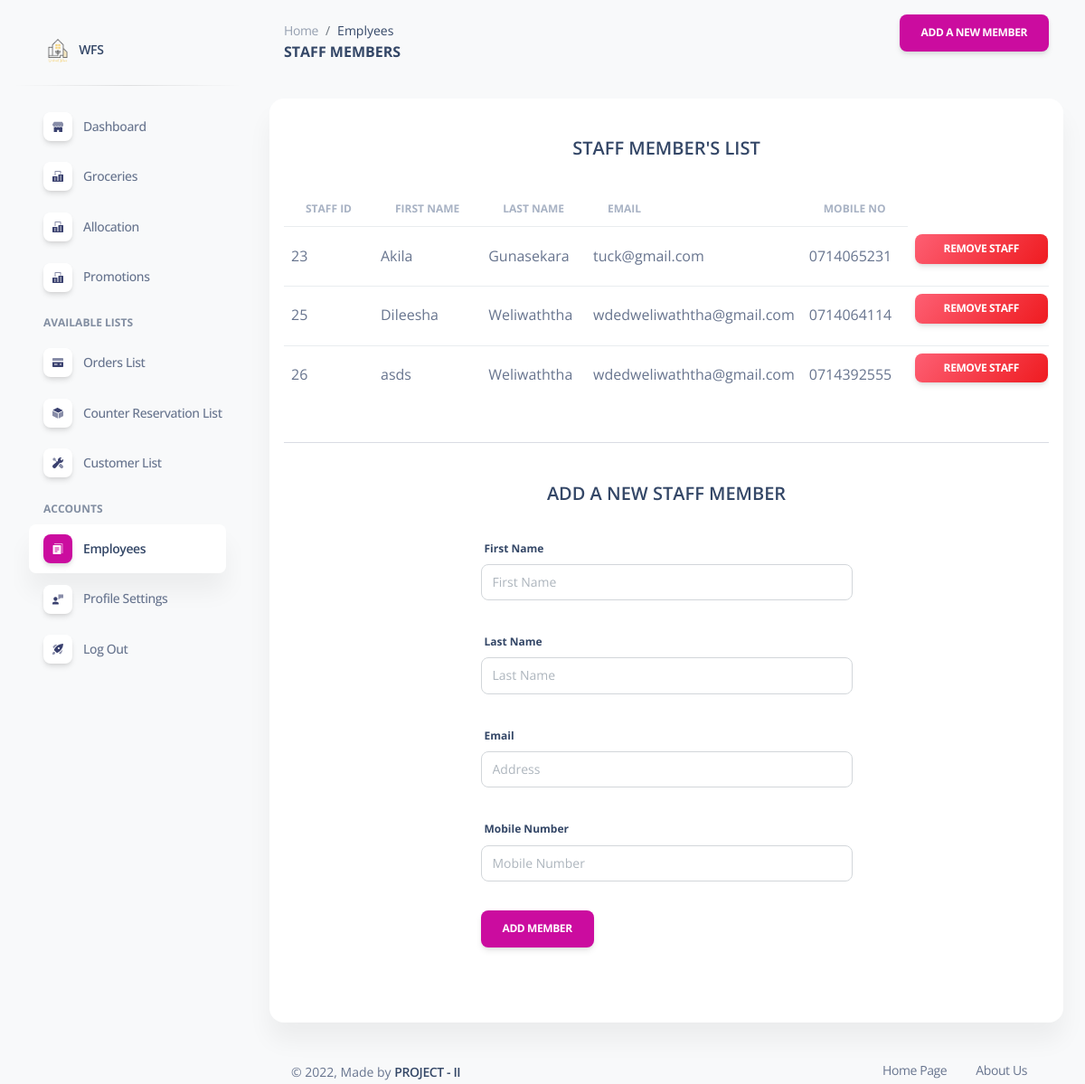
Screenshot of /admin/employees.php (signed in) with the database file from the repository.
### tables this page shows
CREATE TABLE `staff` (
  `StaffID` int(15) NOT NULL,
  `firstname` varchar(25) NOT NULL,
  `lastname` varchar(25) NOT NULL,
  `Street_Address` text NOT NULL,
  `Mobile_Tel` varchar(20) NOT NULL
);

### admin/employees.php (the view, shortened to what this page needs)
    <?php
        $conn = mysqli_connect(DB_HOST, DB_USER, DB_PASSWORD,DB_DATABASE);
        $staff=mysqli_query($conn,"SELECT * FROM staff")
        or die("There are no records to display ... \n" . mysqli_error());
    ?>
<!DOCTYPE html>
<html lang="en">
<head>
  <link href="./assets/css/nucleo-icons.css" rel="stylesheet" />
  <link href="./assets/css/nucleo-svg.css" rel="stylesheet" />
  <link href="./assets/css/nucleo-svg.css" rel="stylesheet" />
  <link id="pagestyle" href="./assets/css/soft-ui-dashboard.css?v=1.0.3" rel="stylesheet" />
</head>
<body class="g-sidenav-show  bg-gray-100">
<aside class="sidenav navbar navbar-vertical navbar-expand-xs border-0 border-radius-xl my-3 fixed-start ms-3 " id="sidenav-main">
    <div class="sidenav-header">
      <a class="navbar-brand m-0" href="https://demos.creative-tim.com/soft-ui-dashboard/pages/dashboard.html" target="_blank">
        <img src="./assets/img/logo-ct.png" class="navbar-brand-img h-100" alt="main_logo">
        <span class="ms-1 font-weight-bold">WFS</span>
      </a>
    </div>
    <hr class="horizontal dark mt-0">
    <div class="collapse navbar-collapse w-auto max-height-vh-100 h-100" id="sidenav-collapse-main" style="overflow: initial;">
      <ul class="navbar-nav">
        <li class="nav-item">
          <a class="nav-link" href="./index.php">
            <div class="icon icon-shape icon-sm shadow border-radius-md bg-white text-center me-2 d-flex align-items-center justify-content-center">
            </div>
            <span class="nav-link-text ms-1">Dashboard</span>
          </a>
        </li>
        <li class="nav-item">
          <a class="nav-link  " href="./foods-menu.php">
            <div class="icon icon-shape icon-sm shadow border-radius-md bg-white text-center me-2 d-flex align-items-center justify-content-center">
            </div>
            <span class="nav-link-text ms-1">Groceries</span>
          </a>
        </li>
        <li class="nav-item">
          <a class="nav-link  " href="./allocation.php">
            <div class="icon icon-shape icon-sm shadow border-radius-md bg-white text-center me-2 d-flex align-items-center justify-content-center">
            </div>
            <span class="nav-link-text ms-1">Allocation</span>
          </a>
        </li>
        <li class="nav-item">
          <a class="nav-link  " href="./specials.php">
            <div class="icon icon-shape icon-sm shadow border-radius-md bg-white text-center me-2 d-flex align-items-center justify-content-center">
            </div>
            <span class="nav-link-text ms-1">Promotions</span>
          </a>
        </li>
        <li class="nav-item mt-3">
          <h6 class="ps-4 ms-2 text-uppercase text-xs font-weight-bolder opacity-6">Available Lists</h6>
        </li>
        <li class="nav-item">
          <a class="nav-link  " href="./orders.php">
            <div class="icon icon-shape icon-sm shadow border-radius-md bg-white text-center me-2 d-flex align-items-center justify-content-center">
            </div>
            <span class="nav-link-text ms-1">Orders List</span>
          </a>
        </li>
        <li class="nav-item">
          <a class="nav-link  " href="./reservations.php">
            <div class="icon icon-shape icon-sm shadow border-radius-md bg-white text-center me-2 d-flex align-items-center justify-content-center">
            </div>
            <span class="nav-link-text ms-1">Counter Reservation List</span>
          </a>
        </li>
        <li class="nav-item">
          <a class="nav-link  " href="./accounts.php">
            <div class="icon icon-shape icon-sm shadow border-radius-md bg-white text-center me-2 d-flex align-items-center justify-content-center">
            </div>
            <span class="nav-link-text ms-1">Customer List</span>
          </a>
        </li>
        <li class="nav-item mt-3">
          <h6 class="ps-4 ms-2 text-uppercase text-xs font-weight-bolder opacity-6">Accounts</h6>
        </li>
        <li class="nav-item">
          <a class="nav-link active" href="#">
            <div class="icon icon-shape icon-sm shadow border-radius-md bg-white text-center me-2 d-flex align-items-center justify-content-center">
            </div>
            <span class="nav-link-text ms-1">Employees</span>
          </a>
        </li>
        <li class="nav-item">
          <a class="nav-link" href="./profile.php">
            <div class="icon icon-shape icon-sm shadow border-radius-md bg-white text-center me-2 d-flex align-items-center justify-content-center">
            </div>
            <span class="nav-link-text ms-1">Profile Settings</span>
          </a>
        </li>
        <li class="nav-item">
          <a class="nav-link  " href="./user/logout-user.php">
            <div class="icon icon-shape icon-sm shadow border-radius-md bg-white text-center me-2 d-flex align-items-center justify-content-center">
            </div>
            <span class="nav-link-text ms-1">Log Out</span>
          </a>
        </li>
      </ul>
    </div>
  </aside>
  <main class="main-content position-relative max-height-vh-100 h-100 mt-1 border-radius-lg ">
    <nav class="navbar navbar-main navbar-expand-lg px-0 mx-4 shadow-none border-radius-xl" id="navbarBlur" navbar-scroll="true">
      <div class="container-fluid py-1 px-3">
        <nav aria-label="breadcrumb">
          <ol class="breadcrumb bg-transparent mb-0 pb-0 pt-1 px-0 me-sm-6 me-5">
            <li class="breadcrumb-item text-sm"><a class="opacity-5 text-dark" href="./index.php">Home</a></li>
            <li class="breadcrumb-item text-sm text-dark active" aria-current="page">Emplyees</li>
          </ol>
          <h6 class="font-weight-bolder mb-0">STAFF MEMBERS</h6>
        </nav>
        <div style="mb-0 pb-0 pt-1 px-0 me-sm-6 me-5">
        <a href="#addMember">
        <button type="button" class="btn btn-primary">Add a New Member</button>
        </a>
    </nav>
    <div class="container-fluid">
        <div class="row mt-4">
        <div class="col-lg-12 mb-lg-0 mb-4">
          <div class="card">
            <div class="card-body p-3">
              <br/>
              <div class="row">
              <div class="col-lg-12 mb-lg-0 mb-4">
                <h5 style="text-align:center">STAFF MEMBER'S LIST</h5>
                <br/>
                  <div class="table-responsive">
                  <table class="table table-hover align-items-center mb-0">
                      <thead>
                            <tr>
                                <th class="text-uppercase text-secondary text-xs font-weight-bolder opacity-7">Staff ID</th>
                                <th class="text-uppercase text-secondary text-xs font-weight-bolder opacity-7">First Name</th>
                                <th class="text-uppercase text-secondary text-xs font-weight-bolder opacity-7">Last Name</th>
                                <th class="text-uppercase text-secondary text-xs font-weight-bolder opacity-7">Email</th>
                                <th class="text-uppercase text-secondary text-xs font-weight-bolder opacity-7">Mobile No</th>
                            </tr>
                      </thead>
                      <tbody>
                    <?php
                    while ($row=mysqli_fetch_array($staff)){
                        echo "<tr>";
                        echo "<td>" . $row['StaffID']."</td>";
                        echo "<td>" . $row['firstname']."</td>";
                        echo "<td>" . $row['lastname']."</td>";
                        echo "<td>" . $row['Street_Address']."</td>";
                        echo "<td>" . $row['Mobile_Tel']."</td>";
                        echo '<td><a class="del-btn btn bg-gradient-danger btn-sm" href="delete-staff.php?id=' . $row['StaffID'] . '">Remove Staff</a></td>';
                        echo "</tr>";
                    }
                    ?>
                      </tbody>
                </table>
                  </div>
            <br/>
            <hr/>
            <br/>
            <div id="addMember">
                <div class="row">
                    <div class="col-lg-3 mb-lg-0 mb-4"></div>
                    <div class="col-lg-6 mb-lg-0 mb-4">
                    <h5 style="text-align:center">ADD A NEW STAFF MEMBER</h5>
                    <br/>
                        <form class="row g-3 needs-validation" id="staffForm" name="staffForm" method="post" action="staff-exec.php" onsubmit="return staffValidate(this)">
                            <div class="form-group">
                              <label for="exampleFormControlInput1" class="form-label">First Name </label>
                              <input  name="fName" type="text" id="fName" class="form-control" placeholder="First Name" required pattern="^[a-zA-Z]+(([',. -][a-zA-Z ])?[a-zA-Z])$" oninvalid="setCustomValidity('First Name should only contain characters (Eg. Dileesha)')" oninput="setCustomValidity('')">
                            </div>
                            <div class="form-group">
                              <label for="exampleFormControlInput1" class="form-label">Last Name </label>
                              <input name="lName" type="text" id="lName" class="form-control" placeholder="Last Name" required pattern="^[a-zA-Z]+(([',. -][a-zA-Z ])?[a-zA-Z])$" oninvalid="setCustomValidity('Last Name should only contain characters (Eg. Weliwaththa)')" oninput="setCustomValidity('')">
                            </div>
                            <div class="form-group">
                              <label for="exampleFormControlInput1" class="form-label">Email</label>
                              <input name="sAddress" type="email" id="sAddress" class="form-control" placeholder="Address" pattern="[a-z0-9._%+-]+@[a-z0-9.-]+\.[a-z]{2,}$" required>
                            </div>
                            <div class="form-group">
                              <label for="exampleFormControlInput1" class="form-label">Mobile Number</label>
                              <input name="mobile" type="text" id="mobile" class="form-control" placeholder="Mobile Number" pattern="^\d{10}$" required>
                            </div>
                            <div class="input-group mb-3" class="form-label">
                            <button type="submit" name="Submit" value="Add" class="btn btn-primary mb-0" type="submit" name="Submit" id="button-addon2">Add Member</button>
                            </div>
                        </form>
                    </div>
                    <div class="col-lg-3 mb-lg-0 mb-4"></div>
                  </div>
                  </div>
              <br/><br/>
                </div>
              </div>
            </div>
          </div>
        </div>
      </div>
      <br/>
      <?php require_once('components/footer.inc.php'); ?>
    </div>
  </main>
</body>
</html>

### admin/assets/css/nucleo-svg.css (style rules this page uses)
.icon { display: inline-block; color: #111111; height: 1em; width: 1em; }
.icon-sm { height: 0.8em; width: 0.8em; }
.icon { fill: currentColor; stroke: none; }

### rows the page displays
staff: StaffID "23", firstname "Akila", lastname "Gunasekara", Street_Address "tuck@gmail.com", Mobile_Tel "0714065231"
staff: StaffID "25", firstname "Dileesha", lastname "Weliwaththa", Street_Address "wdedweliwaththa@gmail.com", Mobile_Tel "0714064114"
staff: StaffID "26", firstname "asds", lastname "Weliwaththa", Street_Address "wdedweliwaththa@gmail.com", Mobile_Tel "0714392555"
